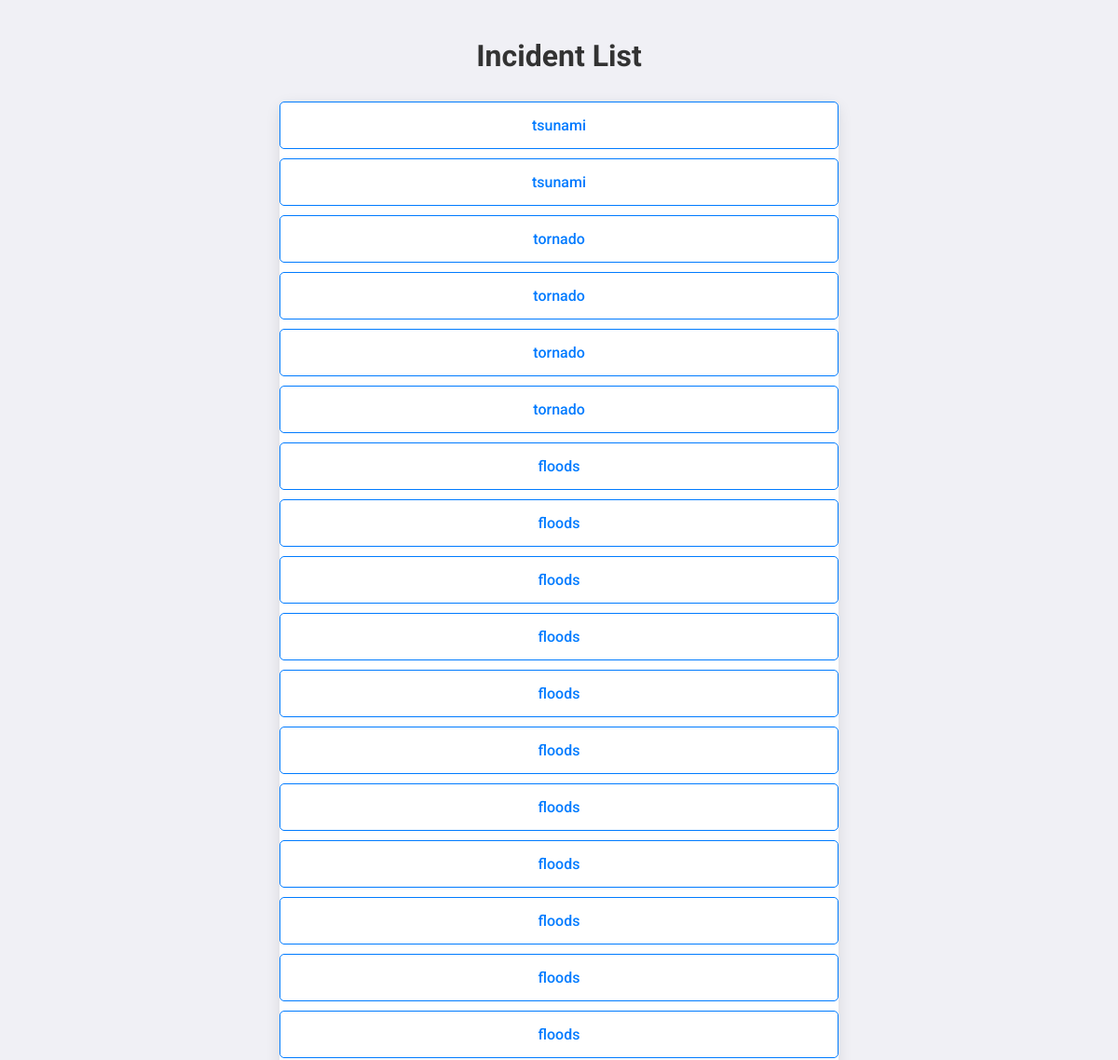
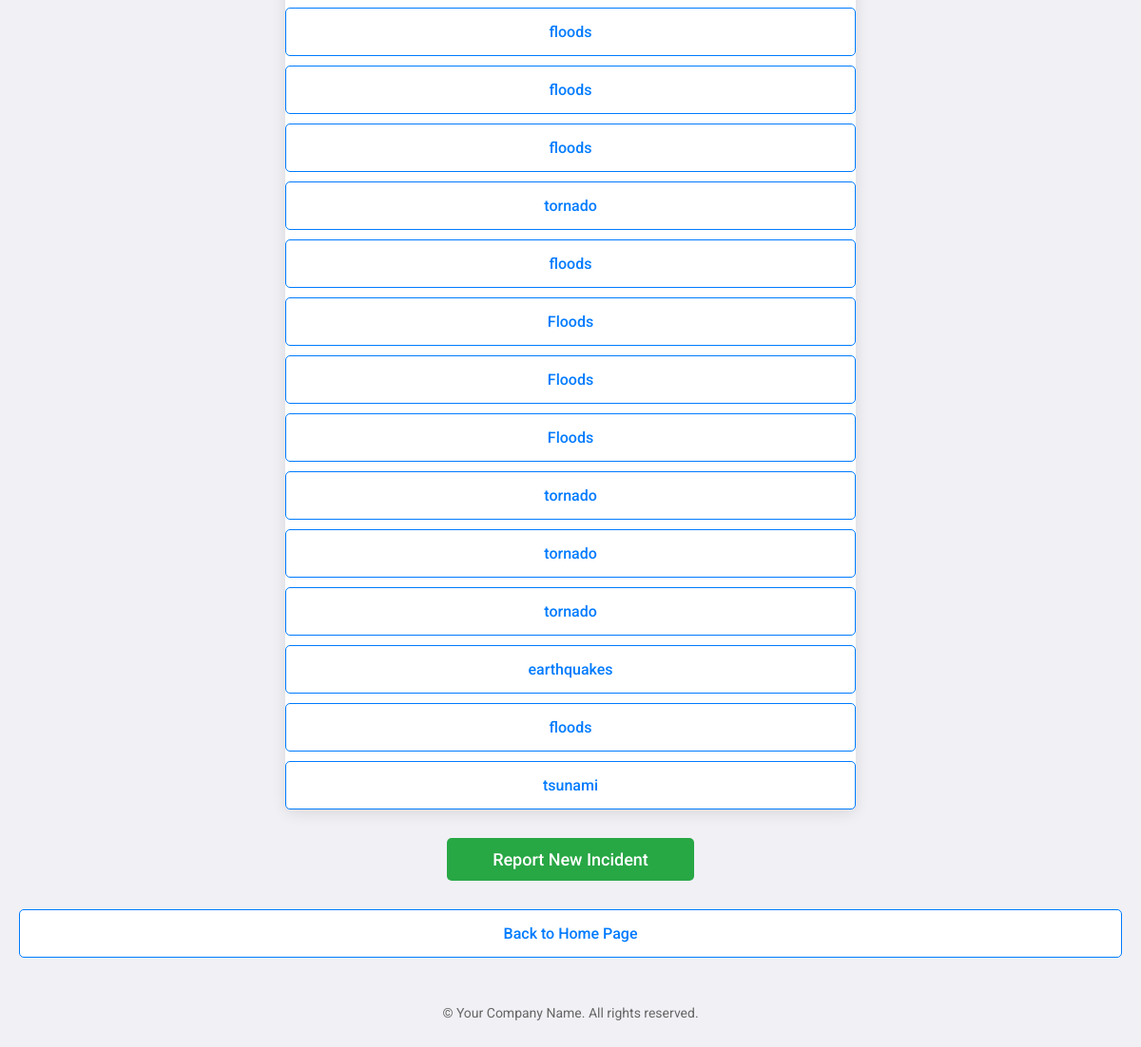
Screenshot of /incident_list/ with the database file from the repository (2 pictures, top to bottom).
### SecureZone/models.py (models this page shows)
class Incident(models.Model):
    title = models.CharField(max_length=200)
    description = models.TextField()
    location = models.CharField(max_length=200)
    date_reported = models.DateTimeField(auto_now_add=True)

### SecureZone/views.py (the view)
# urls.py: path('incident_list/', views.incident_list, name='incident_list'),
def incident_list(request):
    incidents = Incident.objects.all()
    return render(request, 'incident_list.html', {'incidents': incidents})

### templates/incident_list.html (shortened to what this page needs)
<!DOCTYPE html>
<html lang="en">
<head>
</head>
<body>
    <h1>Incident List</h1>
    <ul>
        {% for incident in incidents %}
            <li><a href="{% url 'incident_detail' incident.pk %}">{{ incident.title }}</a></li>
        {% endfor %}
    </ul>
    <a href="{% url 'new_incident' %}" class="report-incident">Report New Incident</a>
    <a href="{% url 'home' %}">Back to Home Page</a>
    <footer>
        <p>&copy; {{ current_year }} Your Company Name. All rights reserved.</p>
    </footer>
</body>
</html>

### templates/incident_list.html (style rules this page uses)
body { font-family: 'Roboto', sans-serif; background-color: #f0f0f5; margin: 0; padding: 20px; }
h1 { color: #333; text-align: center; margin-bottom: 30px; }
ul { list-style-type: none; padding: 0; max-width: 600px; margin: 0 auto; background: white; border-radius: 8px; box-shadow: 0 4px 15px rgba(0, 0, 0, 0.1); }
li { margin: 10px 0; }
a { text-decoration: none; color: #007bff; padding: 15px; background-color: white; border: 1px solid #007bff; border-radius: 5px; display: block; transition: background-color 0.3s, color 0.3s; text-align: center; font-weight: 500; font-size: 16px; }
.report-incident { display: block; margin: 30px auto; padding: 12px 20px; background-color: #28a745; color: white; border: none; border-radius: 5px; text-align: center; width: 220px; font-size: 18px; transition: background-color 0.3s; }
footer { text-align: center; margin-top: 50px; color: #666; font-size: 14px; }

### rows the page displays
Incident: title "tsunami"
Incident: title "tsunami"
Incident: title "tornado"
Incident: title "tornado"
Incident: title "tornado"
Incident: title "tornado"
Incident: title "floods"
Incident: title "floods"
Incident: title "floods"
Incident: title "floods"
Incident: title "floods"
Incident: title "floods"
Incident: title "floods"
Incident: title "floods"
Incident: title "floods"
Incident: title "floods"
Incident: title "floods"
Incident: title "floods"
Incident: title "floods"
Incident: title "floods"
Incident: title "tornado"
Incident: title "floods"
Incident: title "Floods"
Incident: title "Floods"
Incident: title "Floods"
Incident: title "tornado"
Incident: title "tornado"
Incident: title "tornado"
Incident: title "earthquakes"
Incident: title "floods"
Incident: title "tsunami"
